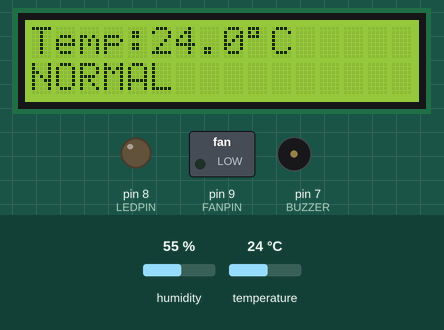
The sketch below on a simulated Arduino Uno, built with avr-gcc and run on an emulated ATmega328P. Parts: 16×2 character LCD, switched loads named in the sketch (green lamp = pin HIGH), output pins drawn as LEDs (lit = HIGH), buzzer (waves = sounding). The test bench sets the inputs (shaded band); at power-on: temperature 24 °C, humidity 55 %.

Above: at 1.2 s.
1.3 s: temperature set to 31 °C
At 4.1 s:
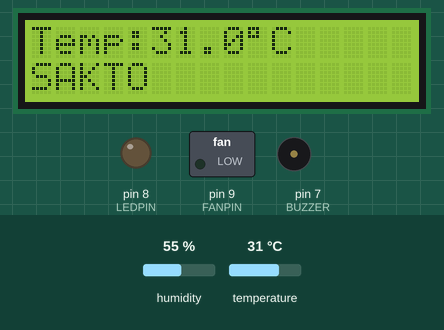
4.5 s: temperature set to 34 °C
At 6.1 s:
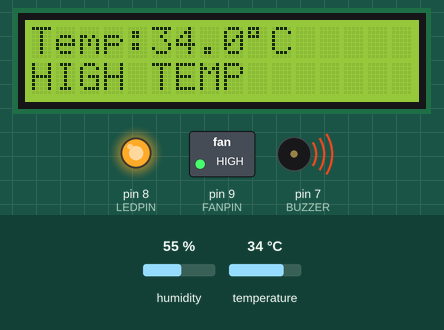
7.0 s: temperature set to 12 °C
At 9.2 s:
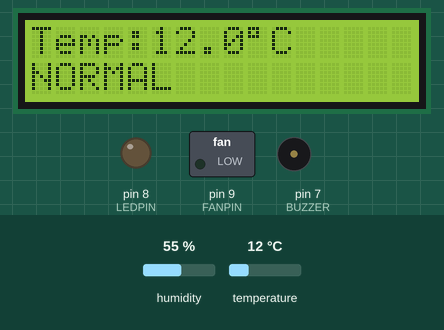
9.5 s: temperature set to 33 °C
At 11.1 s:
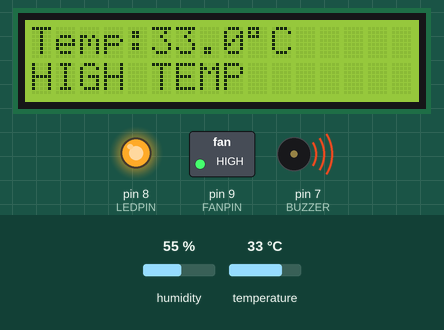
Timing chart, 0 to 12.6 s (numbered marks = the images above; inputs shaded):
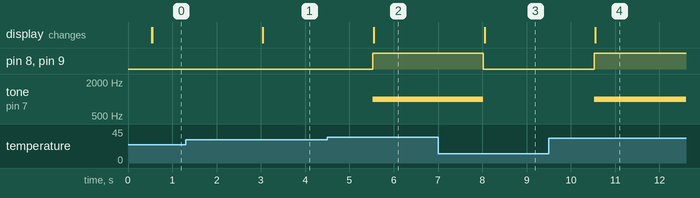

The sketch:

sketch_integ_finalproject_ide.ino
```cpp
#include <Adafruit_Sensor.h>
#include <DHT.h>
#include <Wire.h>
#include <LiquidCrystal_I2C.h>

#define DHTPIN 2
#define DHTTYPE DHT11

#define FANPIN 9
#define LEDPIN 8
#define BUZZER 7

DHT dht(DHTPIN, DHTTYPE);
LiquidCrystal_I2C lcd(0x27, 16, 2);

// ----------------------------
// SYSTEM VARIABLES
// ----------------------------
bool isConnected = false;

// Thresholds calibrated for Echague, Isabela climate.
// Normal daily highs: 28–33°C. Fan activates above local summer peak.
const float TEMP_NORMAL_MAX = 28.0;  // Below this = NORMAL
const float TEMP_HIGH_MIN   = 33.0;  // At or above this = HIGH TEMP
                                      // 28–33°C = SAKTO (typical daily range)

unsigned long previousMillis = 0;
const unsigned long interval = 500;

String systemStatus = "NORMAL";
String fanState = "OFF";

// ----------------------------
// SETUP
// ----------------------------
void setup() {
  Serial.begin(9600);

  pinMode(FANPIN, OUTPUT);
  pinMode(LEDPIN, OUTPUT);
  pinMode(BUZZER, OUTPUT);

  digitalWrite(FANPIN, LOW);
  digitalWrite(LEDPIN, LOW);
  noTone(BUZZER);

  dht.begin();

  lcd.init();
  lcd.backlight();

  lcd.setCursor(0, 0);
  lcd.print("Starting...");
}

// ----------------------------
// MAIN LOOP
// ----------------------------
void loop() {
  // Read commands from Web Serial
  while (Serial.available()) {
    String command = Serial.readStringUntil('\n');
    command.trim();

    if (command == "CMD_START") {
      isConnected = true;
    }
    else if (command == "CMD_STOP") {
      isConnected = false;
    }
  }

  // NOTE: the sensor, fan, LED, buzzer, and LCD now run continuously below,
  // regardless of whether the website is connected. "isConnected" only
  // controls whether readings get sent out over Serial to the web app.

  unsigned long currentMillis = millis();
  if (currentMillis - previousMillis < interval) return;
  previousMillis = currentMillis;

  // ----------------------------
  // READ TEMPERATURE
  // ----------------------------
  float temp = dht.readTemperature();

  if (isnan(temp)) return;

  temp = round(temp * 10.0) / 10.0;

  // ----------------------------
  // TEMPERATURE CONDITIONS
  // Calibrated for Echague, Isabela:
  //   NORMAL    → below 28°C  (cooler than local average low)
  //   SAKTO     → 28°C–32.9°C (normal daily range for this region)
  //   HIGH TEMP → 33°C and above (exceeds typical summer peak)
  // ----------------------------

  // BELOW 28°C = NORMAL
  if (temp < TEMP_NORMAL_MAX) {
    systemStatus = "NORMAL";
    fanState = "OFF";
    digitalWrite(FANPIN, LOW);
    digitalWrite(LEDPIN, LOW);
    noTone(BUZZER);
  }

  // 28°C to below 33°C = SAKTO
  else if (temp >= TEMP_NORMAL_MAX && temp < TEMP_HIGH_MIN) {
    systemStatus = "SAKTO";
    fanState = "OFF";
    digitalWrite(FANPIN, LOW);
    digitalWrite(LEDPIN, LOW);
    noTone(BUZZER);
  }

  // 33°C and above = HIGH TEMP
  else {
    systemStatus = "HIGH TEMP";
    fanState = "ON";
    digitalWrite(FANPIN, HIGH);
    digitalWrite(LEDPIN, HIGH);
    tone(BUZZER, 1000);
  }

  // ----------------------------
  // LCD DISPLAY
  // ----------------------------
  // Build the whole line as one String first, then print it in one shot.
  // Printing a float directly with lcd.print(temp, 1) sends several
  // back-to-back I2C writes immediately after setCursor(); on PCF8574
  // I2C backpacks this commonly drops the first character or two of the
  // line (e.g. "31.1" showing up as "1.1"). Buffering into a single
  // fixed-width String and writing it as one call avoids that.
  char tempBuf[8];
  dtostrf(temp, 4, 1, tempBuf); // e.g. "31.1" or " 9.5", always 4 chars wide

  String line0 = "Temp:";
  line0 += tempBuf;
  line0 += (char)223;
  line0 += "C   ";

  lcd.setCursor(0, 0);
  delay(2); // let the I2C backpack settle after the cursor move
  lcd.print(line0);

  String line1;
  if (systemStatus == "NORMAL") {
    line1 = "NORMAL         ";
  }
  else if (systemStatus == "SAKTO") {
    line1 = "SAKTO          ";
  }
  else {
    line1 = "HIGH TEMP      ";
  }

  lcd.setCursor(0, 1);
  delay(2);
  lcd.print(line1);

  // ----------------------------
  // SEND DATA TO WEBSITE (only while the web app is connected)
  // ----------------------------
  if (isConnected) {
    Serial.print(temp, 1);
    Serial.print(",");
    Serial.print(systemStatus);
    Serial.print(",");
    Serial.println(fanState);
  }
}
```

Measured:
- the behaviour switches between 32 and 33 °C on temperature (found by bisection; images 1 and 2)
- after the input at 1.3 s, the display: first changes after 1.7 s (image 1 shows a later state)
- after the input at 4.5 s, pin 8 (LEDPIN), pin 9 (FANPIN): LOW → HIGH after 1.0 s; tone on pin 7 (BUZZER): silent → 1000 Hz after 1.0 s; the display: changes after 1.1 s (image 2)
- after the input at 7.0 s, pin 8 (LEDPIN), pin 9 (FANPIN): HIGH → LOW after 1.0 s; tone on pin 7 (BUZZER): 1000 Hz → silent after 1.0 s; the display: changes after 1.1 s (image 3)
- after the input at 9.5 s, pin 8 (LEDPIN), pin 9 (FANPIN): LOW → HIGH after 1.0 s; tone on pin 7 (BUZZER): silent → 1000 Hz after 1.0 s; the display: changes after 1.1 s (image 4)
